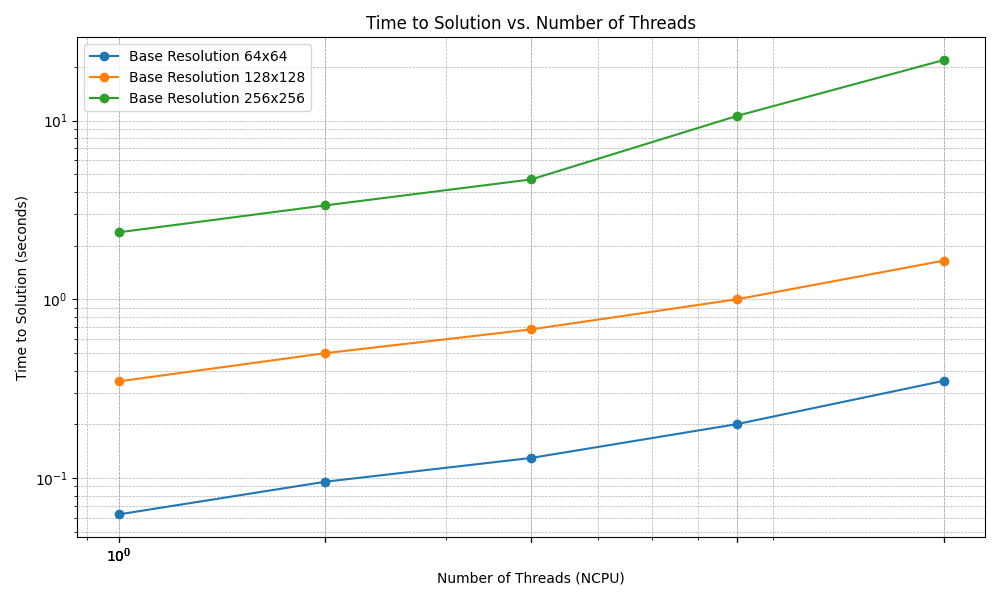

Write Python code to recreate this figure.
import numpy as np
import matplotlib.pyplot as plt

# Data for plotting
data = {
    'Base Resolution': ['64x64', '64x64', '64x64', '64x64', '64x64',
                        '128x128', '128x128', '128x128', '128x128', '128x128',
                        '256x256', '256x256', '256x256', '256x256', '256x256'],
    'Threads (NCPU)': [1, 2, 4, 8, 16,
                       1, 2, 4, 8, 16,
                       1, 2, 4, 8, 16],
    'Time (seconds)': [0.062713, 0.095477, 0.129798, 0.200887, 0.350457,
                       0.347892, 0.500319, 0.679868, 1.003040, 1.647560,
                       2.374230, 3.356370, 4.692390, 10.648300, 21.833600]
}

# Convert data into arrays for easier manipulation
threads = np.array(data['Threads (NCPU)'])
times = np.array(data['Time (seconds)'])

# Create subplots for each base resolution
resolutions = ['64x64', '128x128', '256x256']
plt.figure(figsize=(10, 6))

for resolution in resolutions:
    mask = np.array(data['Base Resolution']) == resolution
    plt.plot(threads[mask], times[mask], marker='o', label=f'Base Resolution {resolution}')

# Set the plot title and labels
plt.title('Time to Solution vs. Number of Threads')
plt.xlabel('Number of Threads (NCPU)')
plt.ylabel('Time to Solution (seconds)')
plt.xscale('log')  # Log scale for better visualization
plt.yscale('log')  # Log scale for better visualization
plt.xticks(threads)  # Set x-ticks to be the number of threads
plt.grid(True, which='both', linestyle='--', linewidth=0.5)
plt.legend()
plt.tight_layout()

# Show the plot
plt.savefig("WeakScaling")
plt.show()